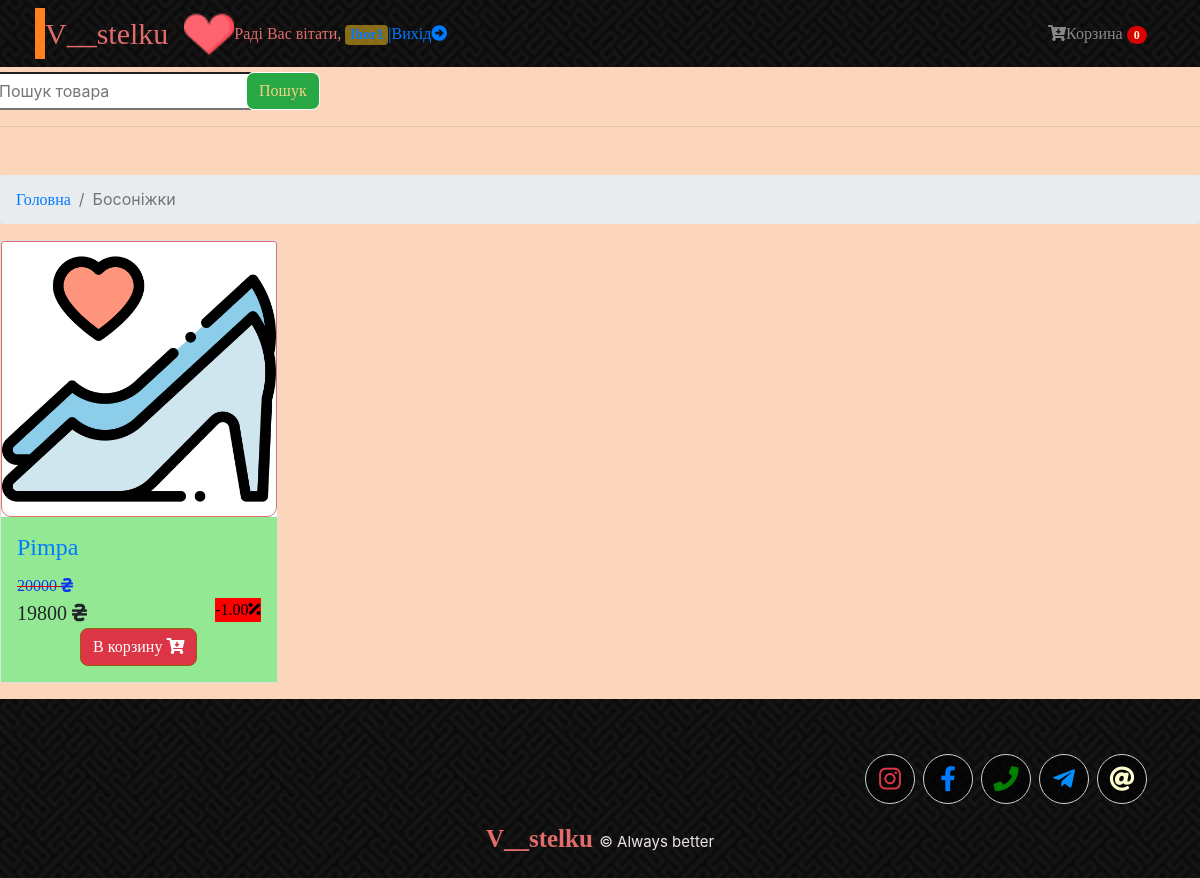
Screenshot of /category/boson/ (signed in) with the database file from the repository.
### mainapp/models.py (models this page shows, shortened)
class Cart(models.Model):
    owner = models.ForeignKey('Customer', null=True, verbose_name='Власник', on_delete=models.CASCADE)
    products = models.ManyToManyField(CartProduct, blank=True, related_name='related_cart')
    total_products = models.PositiveIntegerField(default=0)
    final_price = models.DecimalField(max_digits=9, default=0, decimal_places=2, verbose_name='Загальна цена')
    in_order = models.BooleanField(default=False)
    for_anonymous_user = models.BooleanField(default=False)

class Category(models.Model):
    name = models.CharField(max_length=255, verbose_name='Назва категорії')
    slug = models.SlugField(unique=True)

class Product(models.Model):
    category = models.ForeignKey(Category, verbose_name='Категорія', on_delete=models.CASCADE)
    title = models.CharField(max_length=255, verbose_name='Найменування')
    slug = models.SlugField(unique=True)
    image = models.ImageField(verbose_name='Зображення')
    code = models.CharField(max_length=234, verbose_name='Код продукту', blank=True)
    description = models.TextField(verbose_name='Опис', null=True, blank=True)
    price = models.DecimalField(max_digits=9, decimal_places=0, verbose_name='Стара ціна')
    sale = models.DecimalField(max_digits=9, decimal_places=2, verbose_name='Знижка', blank=True)
    size = models.CharField(max_length=255, verbose_name='Розмір')
    material = models.CharField(max_length=255, verbose_name='Матеріал', blank=True)
    color = models.CharField(max_length=255, verbose_name='Колір', blank=True)
    inside = models.CharField(max_length=255, verbose_name='Всередині', blank=True)
    sole = models.CharField(max_length=255, verbose_name='Підошва', blank=True)
    features = models.ManyToManyField("specs.ProductFeatures", blank=True, related_name='features_for_product')
    def get_absolute_url(self):
        return reverse('product_detail', kwargs={'slug': self.slug})
    def get_sale(self): # Розрахувати вартість знижки
        price = int(self.price * (100 - self.sale) / 100)
        return price

### mainapp/views.py (the view, shortened to what this page needs)
# urls.py: path('category/<str:slug>/', CategoryDetailView.as_view(), name='category_detail'),
class CategoryDetailView(CartMixin, DetailView):
    model = Category
    queryset = Category.objects.all()
    context_object_name = 'category'
    template_name = 'category_detail.html'
    slug_url_kwarg = 'slug'
    def get_context_data(self, **kwargs):
        context = super().get_context_data(**kwargs)
        query = self.request.GET.get('search')
        category = self.get_object()
        context['cart'] = self.cart
        context['categories'] = self.model.objects.all()
        if not query and not self.request.GET:
            context['category_products'] = category.product_set.all().order_by('-id')
            return context

### mainapp/mixins.py (called while the page is built)
    def dispatch(self, request, *args, **kwargs):
        if request.user.is_authenticated:
            customer = Customer.objects.filter(user=request.user).first()
            if not customer:
                customer = Customer.objects.create(
                    user=request.user
                )
            cart = Cart.objects.filter(owner=customer, in_order=False).first()
            if not cart:
                cart = Cart.objects.create(owner=customer)
        else:
            cart = Cart.objects.filter(for_anonymous_user=True).first()
            if not cart:
                cart = Cart.objects.create(for_anonymous_user=True)
        self.cart = cart
        return super().dispatch(request, *args, **kwargs)

### mainapp/templates/category_detail.html
{% extends 'base.html' %}
{% load search_filter %}
{% load static %}
{% block content %}
{% block productfilter %}
      <form class="d-flex mt-3" action="{% url 'category_detail' slug=category.slug %}" method="GET">
        <input class="form-row" name="search" type="search" placeholder="Пошук товара" aria-label="Search">
        <button class="btn btn-confirm" type="submit">Пошук</button>
      </form>
        <hr>
{% endblock productfilter %}
    <nav aria-label="breadcrumb" class="mt-5">
      <ol class="breadcrumb">
        <li class="breadcrumb-item"><a href="{% url 'base' %}">Головна</a></li>
        <li class="breadcrumb-item active">{{ category.name }}</li>
      </ol>
    </nav>
<div class="row">
  {% for product in category_products %}
  <div class="col-lg-3   col-md-3 mb-3">
            <div class="card h-100">
              <a href="{{ product.get_absolute_url }}"><img class="card-img-top" src="{{ product.image.url }}" alt=""></a>
              <div class="card-body">
                <h4 class="card-title">
                  <a href="{{ product.get_absolute_url }}">{{ product.title }}</a>
                </h4>
                <span class="text-decoration">{{ product.price }} <i class="fas fa-hryvnia"></i> </span>
                  <br>
                  <span class="new_price">{{ product.get_sale }} <i class="fas fa-hryvnia"></i></span> <span class="sale">-{{ product.sale }}<i class="fas fa-percentage"></i></span>
                <a href="{% url 'add_to_cart' slug=product.slug %}">
                  <button class="btn btn-danger">В корзину <i class="fas fa-cart-arrow-down"></i></button>
                </a>
              </div>
            </div>
          </div>
  {% endfor %}
</div>
{% endblock content %}

### mainapp/templates/base.html (shortened to what this page needs)
<!DOCTYPE html>
<html lang="uk">
{% load static %}
</html>
<head>
  <link rel="stylesheet" href="https://cdn.jsdelivr.net/npm/bootstrap@4.6.0/dist/css/bootstrap.min.css">
  <link rel="stylesheet" href="{% static 'mainapp/css/main.css' %}">
    <link rel="stylesheet" href="https://use.fontawesome.com/releases/v5.8.2/css/all.css">
</head>
<body>
  <nav class="navbar navbar-expand-lg navbar-dark bg-dark fixed-top">
    <div class="container">
      <a class="navbar-brand"  href="{% url 'base' %}">V__stelku</a>
      <a href="{% url 'base' %}"><img class="small-logo" src="{% static 'mainapp/img/favourite.png' %}" alt=""></a>
      <div class="collapse navbar-collapse" id="navbarResponsive">
          <ul class="navbar-nav">
            {% if not request.user.is_authenticated %}
          <li>
            <a class="text-maru" href="{% url 'login' %}">Авторизація</a>
          </li>
            <li>
            <a class="text-maru" href="{% url 'registration' %}">Реєстрація</a>
          </li>
          {% else %}
              <li class="nav-item">
                  <span class="text-maru">Раді Вас вітати, {% if request.user.is_authenticated %}<span class="badge badge-danger">
                    <a href="{% url 'profile' %}" style="text-decoration: none; font-size: 14px;">{{ request.user.username }}</a>
                  </span>{% else %} Гіcть!{% endif %}<a href="{% url 'logout' %}">|Вихід<i class="fas fa-arrow-alt-circle-right"></i></a></span>
              </li>
          {% endif %}
          </ul>
          <ul class="navbar-nav ml-auto">
          <li class="nav-item">
            <a class="nav-link" href="{% url 'cart' %}"><i class="fas fa-cart-arrow-down"></i>Корзина <span class="badge badge-pill badge-danger">{{ cart.products.count }}</span></a>
          </li>
        </ul>
      </div>
    </div>
  </nav>
  {% block content %}{% endblock content %}
	<footer class="footer">
		<div class="container">
            <ul class="social-link">
						<li class="email"><a href="mailto:bodnarchuchkam@gmail.com"><i class="fas fa-at"></i></a></li>
						<li class="telegram"><a href="https://t.me/vstelku"><i class="fab fa-telegram-plane"></i></a></li>
						<li class="phone"><a href="tel:+380989563397"><i class="fas fa-phone"></i></a></li>
						<li class="facebook"><a href="https://www.facebook.com/maria.bodnarchuk.980"><i class="fab fa-facebook-f"></i></a></li>
        				<li class="instagram"><a href="https://instagram.com/v__stelku?igshid=gx24zjif0m0q"><i class="fab fa-instagram"></i></a></li>
            </ul>
            <span class="copyright"><a href="{% url 'base' %}">V__stelku </a>&copy; <a1>Always better</a1></span>
</body>
</html>

### mainapp/static/mainapp/css/main.css (style rules this page uses)
body { background: rgba(252, 207, 176, 0.85); padding-top: 56px; }
.fixed-top { background:url('../img/pw_maze_black_2X.png') left top repeat; position: fixed; top: 0; right: 0; left: 0; z-index: 1030; }
.text-maru { font-family: Comic Sans MS, Comic Sans, cursive; color: #e26c6c; }
.navbar-dark .navbar-brand { font-size: 30px; font-family: "Monotype Corsiva"; color: #e26c6c; display: inline; background-color: rgba(66, 59, 59, 0); box-shadow: -10px 0 0 #FE8020; padding: 3px 0; }
.small-logo { position: center; border: none; width: 50px; height: 50px; }
.badge-danger { font-family: Comic Sans MS, Comic Sans, cursive; color: #ffffff; background-color: rgba(231, 180, 31, 0.56); }
.badge-pill { background-color: rgba(255, 0, 0, 0.84); color: #ffffcc; padding-right: .6em; padding-left: .6em; border-radius: 10rem; }
img { position: center; border: 1px #e26c6c solid; border-radius: 10px; }
.btn-danger { color: #fff; background-color: #dc3545; border-color: #936107; display: block; margin-left: auto; margin-right: auto; border-radius: 8px; cursor: pointer; text-align: center; text-decoration: none; outline: none; }
.text-decoration { font-family: Comic Sans MS, Comic Sans, cursive; font-size: 1rem; color: #1135f1; color: #1135f1; text-decoration: line-through; text-decoration-color: #e70000; }
span.sale { font-family: Comic Sans MS, Comic Sans, cursive; color: #000000; background-color: red; float: right; }
span.new_price { font-family: Comic Sans MS, Comic Sans, cursive; font-size: 1.25rem; }
.card-body { flex: 1 1 auto; min-height: 1px; padding: 1rem; background: rgba(124, 229, 124, 0.82); }
a { font-family: Comic Sans MS, Comic Sans, cursive; color: #007bff; text-decoration: none; background-color: transparent; }
.social-link { display: inline-block; vertical-align: top; width: auto; display:block; overflow:hidden; list-style:none; }
.social-link li { float: right; margin-right:8px; }
.social-link li a { display:block; width:50px; height:50px; text-align:center; line-height:50px; font-size:25px; background: rgba(0, 0, 0, 0.66); border-radius:50%; border: 1px #d0d0d0 solid; transition:all 0.3s ease-in-out; }
.fa-telegram-plane:before { color: #0090ff; content: "\f3fe"; }
.fa-instagram:before { color: #dc3545; content: "\f16d"; }
.fa-at:before { color: #ffffcc; content: "\f1fa"; }
.fa-phone:before { color: green; content: "\f095"; }
.footer { background:url('../img/pw_maze_black_2X.png') left top repeat; padding:20px 0 20px; z-index: 1030; }
.copyright, .credits { color:#cccccc; font-size:14px; display:block; text-align:center; }
.copyright a, .credits a { font-size: 25px; font-family: "Monotype Corsiva"; color: #e26c6c; font-weight:600; text-decoration: none; transition:all 0.3s ease-in-out; -moz-transition:all 0.3s ease-in-out; -webkit-transition:all 0.3s ease-in-out; }
.copyright, .credits { color: #efe3e3; font-size: 15px; display: block; text-align: center; }
.btn-confirm { font-family: Comic Sans MS, Comic Sans, cursive; color: #f3d282; background-color: #28a745; border-color: #ffffff; border-radius: 8px; display: inline-block; cursor: pointer; text-align: center; text-decoration: none; outline: none; }

### rows the page displays
Cart: products.count "0"
Category: name "Босоніжки"
Product: image (picture), title "Pimpa", price "20000", get_sale "19800", sale "1.00"
